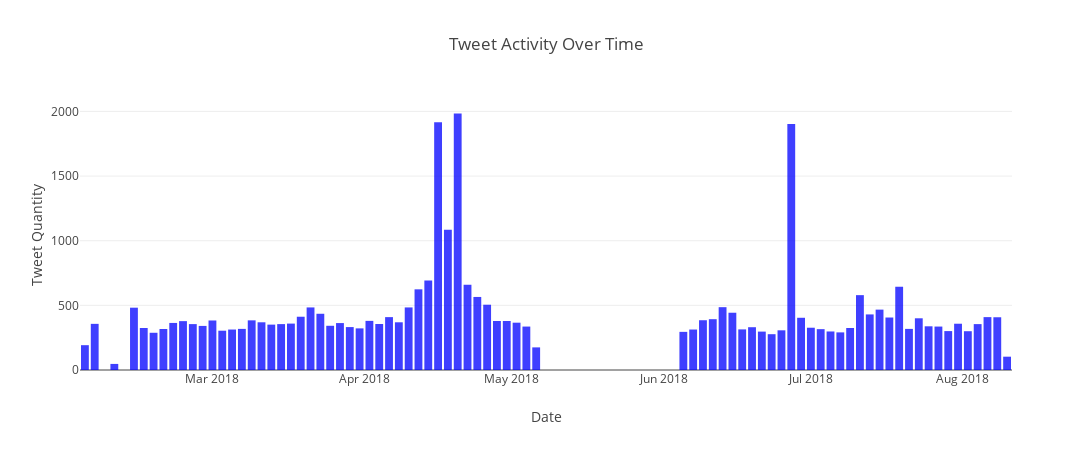

Notebook source saved alongside this figure:
### Code cell
#jupyter notebook --NotebookApp.iopub_data_rate_limit=10000000000
tweets['Time'] = pd.to_datetime(tweets['Time'], format='%y-%m-%d %H:%M:%S')
tweetsT = tweets['Time']

trace = go.Histogram(
    x=tweetsT,
    marker=dict(
        color='blue'
    ),
    opacity=0.75
)

layout = go.Layout(
    title='Tweet Activity Over Time',
    height=450,
    width=1200,
    xaxis=dict(
        title='Date'
    ),
    yaxis=dict(
        title='Tweet Quantity'
    ),
    bargap=0.2,
)

data = [trace]

fig = go.Figure(data=data, layout=layout)
py.offline.iplot(fig)

### Figure 1 — Plotly figure (JSON) as saved in the notebook; plotly's stock layout.template omitted (floating-point values rounded to 4 significant figures; data arrays with more than 128 entries replaced by an {"elided": "..."} marker saying what was removed)
{"data": [{"marker": {"color": "blue"}, "opacity": 0.75, "type": "histogram", "x": {"elided": "34791 str values"}}], "layout": {"bargap": 0.2, "height": 450, "title": "Tweet Activity Over Time", "width": 1200, "xaxis": {"title": "Date"}, "yaxis": {"title": "Tweet Quantity"}}}
